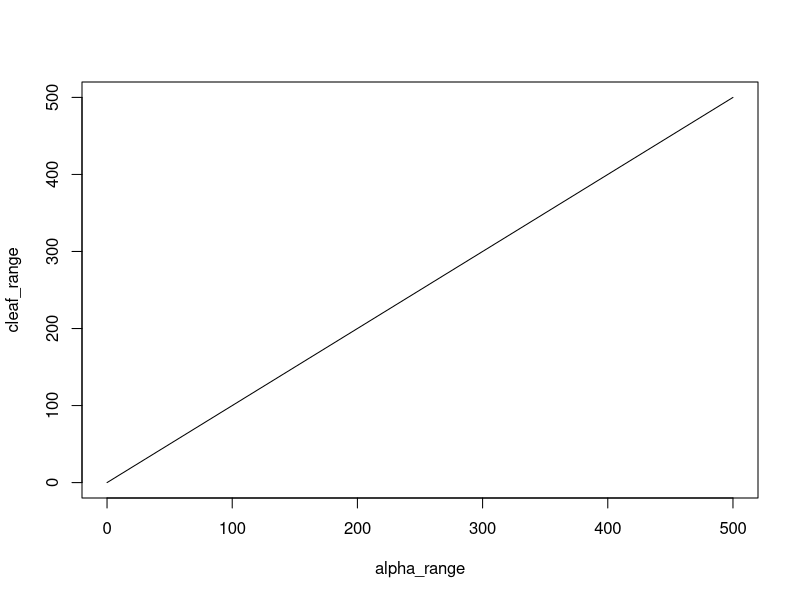

Generate this figure with R:
##----------------------------------------------------------------
## NUMERICAL APPROACH
## vary alpha and calculate implicit growth/N-uptake ratio
## this should be equal to the prescribed C:N ratio of new growth
## interpret this as finding the root of the function eval_cton
##----------------------------------------------------------------

## N availability over season
sin_season <- function(day){
  sea <- 0.5 * ( sin( (2 * pi * day / 365 ) + 1.5 * pi ) + 1 )
  return(sea)
}
ndayyear <- 365
days <- 1:ndayyear

## Input: inorganic N availability
## xxx as it stands now, it's extremely sensitive to inorganic N 
## availability. Linear N uptake function may not be appropriate.
Nscale <- 0.09
ninorg <- Nscale * sapply( days, FUN=sin_season )

## Assumption: root phenology is congruent with 
## seasonality of inorganic N availability
root_season <- sapply( days, FUN=sin_season )

## Assumption: leaf phenology is uniform over the year
leaf_season <- rep( 1, ndayyear )
# leaf_season <- sapply( days, FUN=sin_season )

## Model parameters, from Li et al., 2014 (where given)
params <- c( 
            ndayyear = 365,
            y        = 0.4,
            r_root   = 0.005,  # yields ~0.913 
            r_leaf   = 0.0,    # Rd is directly substracted from GPP
            exu      = 0.05,
            k_root   = 1/(1.04*365),
            k_leaf   = 1/(4.0*365),
            psi      = 0.1,
            kbeer    = 0.5,
            sla      = 0.0014,
            rntoc    = 1/50 
            )

P0 <- 30 # photosynthesis rate

calc_agpp <- function( alpha, P0, leaf_season, params ){
  ## annual GPP
  with( as.list(params), {
    gpp <-  sum( P0 * ( 1 - exp( -kbeer * sla * alpha * leaf_season ) ) )
    return( gpp )    
  })
}

calc_maxcleaf <- function( alpha, leaf_season ){
  maxcleaf <- max( leaf_season * alpha )
  return( maxcleaf )
}

calc_taa <- function( alpha, par, params ) {
  ## total above-ground allocation
  with( as.list(params), {
    taa <- sum(leaf_season) * alpha * ( (1+y) * k_leaf + r_leaf ) 
    return( taa )    
  })
}

beta_of_tba <- function( tba, root_season, params ){
  ## beta as a function of TBA
  with( as.list(params), {
    beta <- tba / ( sum(root_season) * ( (1+y) * k_root + r_root + exu ) )
    return( beta )
  })
}

calc_cexu <- function( nup, n0, params ){
  with( as.list(params),{
    cexu <- 1/psi * (log( n0 ) - log( n0 - nup ))
    return(cexu)
  })
}

calc_dnup <- function( cexu, n0, params ){
  with( as.list(params),{
    # print(paste("psi",psi))
    # print(paste("cexu",cexu))
    nup <- n0 - exp( log(n0) - psi * cexu )
    # print(paste("fraction N taken up:", nup/n0 ))`
    return(nup)
  })
}

anup <- function( beta, root_season, ninorg, params ){
  with( as.list(params),{

    # ## increasing cost (like FUN)
    # nup <- 0
    # for (doy in 1:ndayyear){
    #   cexu <- beta * root_season[doy] * exu
    #   nup <- nup + calc_dnup( cexu, ninorg[doy], params )
    #   # print(paste("fraction N taken up:", nup/ninorg[doy] ))
    # }

    # ## linear increase of N uptake with C exudation
    # nup <- 0
    # for (doy in 1:ndayyear){
    #   dnup <- beta * root_season[doy] * exu * psi * ninorg[doy]
    #   nup  <- nup + dnup
    #   # print(paste("fraction N taken up:", dnup/ninorg[doy] ))
    # }

    nup <- beta * psi * exu * sum( root_season * ninorg )
    # print(paste("fraction N taken up:", nup/ninorg[doy] ))

    return( nup )
  })
}

# nup_range <- seq( 0, 0.99, 0.01 )
# cex_range <- sapply( nup_range, FUN = function(x) calc_cexu(x, 1, params))
# nup_range_result <- sapply( cex_range, FUN = function(x) calc_dnup(x, 2, params) )

# plot( nup_range, cex_range, type="l")
# plot( cex_range, nup_range_result, type="l" )


aanreq <- function( alpha, leaf_season, params ) {
  with( as.list(params),{
    nreq <- rntoc * ( sum(leaf_season) * alpha * k_leaf )
    return( nreq )
  })
}

abnreq <- function( beta, root_season, params ) {
  with( as.list(params),{
    nreq <- rntoc * ( sum(root_season) * beta * k_root )
    return( nreq )
  })
}

calc_rd <- function( gpp ){
  rd <- 0.1 * gpp
  return(rd)
}

eval_beta <- function( alpha, P0, leaf_season, root_season, params ){
  ## given alpha, we can calculate how much C is fixed,
  ## total above-ground allocation, total below-ground 
  ## allocation, from which we can derive beta
  with( as.list(params), {

    ## GPP as afunction of leaf mass (alpha)
    gpp <- calc_agpp( alpha, P0, leaf_season, params )

    ## subtract dark respiration directly
    rd  <- calc_rd( gpp )
    gpp <- gpp - rd

    ## total above-ground allocation, TAA
    taa <- calc_taa( alpha, leaf_season, params )

    ## total below-ground allocation, TBA
    tba <- gpp - taa

    ## beta as a function of TBA
    beta <- beta_of_tba( tba, root_season, params )
    return(beta)
    
  })
}

calc_aresp <- function( alpha, leaf_season, params ){
  with( as.list(params), {
    aresp <- sum(leaf_season) * alpha * ( y * k_leaf + r_leaf ) 
    return(aresp)
  })
}

calc_bresp <- function( beta, root_season, params ){
  with( as.list(params), {
    bresp <- sum(root_season) * beta  * ( y * k_root + r_root )
    return(bresp)
  })
}

calc_exu <- function( beta, root_season, params ){
  with( as.list(params), {
    exu <- sum(root_season) * beta  * exu
    return(exu)
  })
}

calc_npp <- function( alpha, beta, P0, leaf_season, root_season, params){

  with( as.list(params), {
    
    ## GPP as afunction of leaf mass (alpha)
    gpp <- calc_agpp( alpha, P0, leaf_season, params )

    ## subtract dark respiration directly
    rd  <- calc_rd( gpp )

    ## substract all respiration terms (except exudation)
    aresp <- calc_aresp( alpha, leaf_season, params )
    bresp <- calc_bresp( beta, root_season, params )
    npp   <- gpp - aresp - bresp
    return( npp )

  })
}

eval_imbalance <- function( alpha, P0, leaf_season, root_season, ninorg, params ){
  ## ///////////////////////////////////////////////
  ## Evaluates the imbalance between N requirement 
  ## and N uptake, given leaf mass scalar
  ## -----------------------------------------------

  with( as.list(params), {

    ## 1. GPP as afunction of leaf mass (alpha)
    gpp <- calc_agpp( alpha, P0, leaf_season, params )

    ## 2. subtract dark respiration directly
    rd  <- calc_rd( gpp )

    ## 3. total above-ground allocation, TAA
    taa <- calc_taa( alpha, leaf_season, params )

    ## 4. total below-ground allocation, TBA
    tba <- gpp - taa

    ## 5. beta as a function of TBA
    beta <- beta_of_tba( tba, root_season, params )

    # ## derive beta from this alpha (function executes steps 1-4)
    # ## Steps 1-4 may also be calculated on a sheet of paper!
    # beta <- eval_beta( alpha, P0, leaf_season, root_season, params )

    ## 6. N uptake, given root mass (beta)
    nup <- anup( beta, root_season, ninorg, params )

    ## 7. N requirement for growth
    nreq <- aanreq( alpha, leaf_season, params ) + abnreq(  beta, root_season, params )

    ## 8. Imbalance between N uptake and N requirement
    eval <- nreq - nup
    return(eval)

  })
}

## fine-root specific respiration rate based on seasonal maximum
calc_r_root_impl <- function( beta, root_season, params ){
  with( as.list(params),{
    r_root_impl <- sum( beta * root_season * r_root ) / max( beta * root_season )
    return(r_root_impl)
  })
}

# out.alpha_root  <- uniroot( function(x) eval_imbalance( x, P0, leaf_season, root_season, ninorg, params), c(0.01,500) )
# alpha_root <- out.alpha_root$root
# beta_root  <- eval_beta( alpha_root, P0, leaf_season, root_season, params  )
# print( paste("leaf:root ratio", alpha_root * max(leaf_season) / beta_root * max(root_season) ) )

alpha_range <- seq( 0, 500, 10 )
cleaf_range <- sapply( alpha_range, FUN = function(x) calc_maxcleaf( x, leaf_season ) )
imbal_range <- sapply( alpha_range, FUN = function(x) eval_imbalance( x, P0, leaf_season, root_season, ninorg, params ) )
gpp_range   <- sapply( alpha_range, FUN = function(x) calc_agpp( x, P0, leaf_season, params ) )
taa_range   <- sapply( alpha_range, FUN = function(x) calc_taa(x, leaf_season, params ) )

beta_range  <- sapply( alpha_range, FUN = function(x) eval_beta( x, P0, leaf_season, root_season, params ) )
beta_range[ beta_range < 0 ]  <- NA
alpha_range[ beta_range < 0 ] <- NA

nup_range   <- sapply( beta_range,  FUN = function(x) anup( x, root_season, ninorg, params ) )
nreq_range  <- sapply( alpha_range, FUN = function(x) aanreq( x, leaf_season, params ) ) + sapply( beta_range, FUN = function(x) abnreq( x, root_season, params ) )
aresp_range <- sapply( alpha_range, FUN = function(x) calc_aresp( x, leaf_season, params ) )
bresp_range <- sapply( beta_range,  FUN = function(x) calc_bresp( x, root_season, params ) )
npp_range   <- gpp_range - aresp_range - bresp_range
exu_range   <- sapply( beta_range,  FUN = function(x) calc_exu( x, root_season, params ) )
# r_root_impl_range <- sapply( beta_range, FUN = function(x) calc_r_root_impl( x, root_season, params ) )

# plot( alpha_range, imbal_range, type="l" )
plot( alpha_range, cleaf_range, type="l" )
# plot( alpha_range, gpp_range, type="l" )
# plot( alpha_range, taa_range, type="l" )
# plot( alpha_range, beta_range, type="l" )
# plot( beta_range, nup_range, type="l" )
# plot( alpha_range, npp_range, type="l" )
# plot( alpha_range, exu_range/npp_range, type="l" )

# # pdf("bmodel_nreq_vs_nup.pdf")
# plot( alpha_range, nreq_range, type="l" )
# lines( alpha_range, nup_range, col="red" )
# abline( v=alpha_root, col='grey')
# legend( "topleft", c("N required", "N up"), lty=1, bty="n", col=c("black","red") )
# dev.off()

# plot( beta_range, nreq_range, type="l" )
# lines( beta_range, nup_range, col="red" )
# abline( v=beta_root, col='grey')
# legend( "topleft", c("N required", "N up"), lty=1, bty="n", col=c("black","red") )

